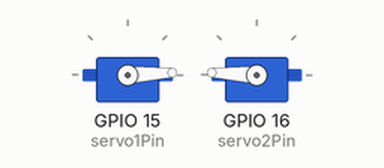
Simulated run of this sketch. Board: ESP32. Shown: 2 × servo.

Above: at 0.05 s.
At 1.3 s:
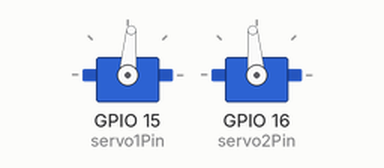
At 2.6 s:
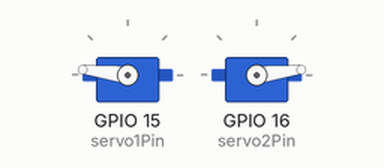
At 5.2 s:
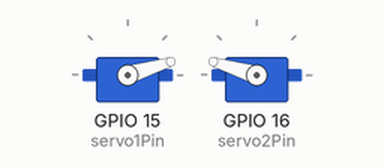
Timing chart, 0 to 7.1 s (numbered marks = the images above):
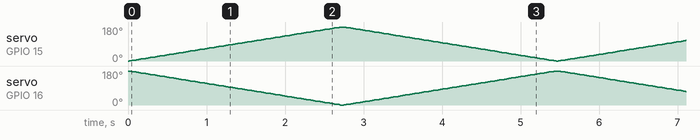

The sketch:

sketch_jul15c.ino
```cpp
// 两个舵机反转
#include <ESP32Servo.h>

Servo servo1; // 定义对象
Servo servo2;

int minUs = 500; // 0°时的脉宽，单位us
int maxUs = 2500; // 180°时的脉宽，单位us

int servo1Pin = 15;
int servo2Pin = 16;
int pos = -1; // 舵机角度
bool up = true; // 计数方向

void setup() {
  ESP32PWM::allocateTimer(1); // 指定使用的硬件定时器

  servo1.setPeriodHertz(50); // 指定PWM的频率
  servo2.setPeriodHertz(50); // 指定PWM的频率

  servo1.attach(servo1Pin, minUs, maxUs);
  servo2.attach(servo2Pin, minUs, maxUs);

}

void loop() {
  if (pos == 181)
    up = false;
  else if (pos == -1)
    up = true;

  if (up)
    pos ++;
  else
    pos --;

  servo1.write(pos);
  servo2.write(180 - pos);

  //servo1.write(pos); // 转到指定的角度(0° - 180°)
  //servo1.detach(); // 不需要的时候将引脚和ledc分离

  delay(15);
}
```
